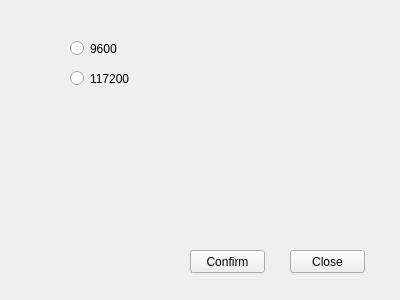
<?xml version="1.0" encoding="UTF-8"?>
<ui version="4.0">
 <class>Form</class>
 <widget class="QWidget" name="Form">
  <property name="geometry">
   <rect>
    <x>0</x>
    <y>0</y>
    <width>400</width>
    <height>300</height>
   </rect>
  </property>
  <property name="windowTitle">
   <string>Form</string>
  </property>
  <widget class="QPushButton" name="quiButton">
   <property name="geometry">
    <rect>
     <x>290</x>
     <y>250</y>
     <width>75</width>
     <height>23</height>
    </rect>
   </property>
   <property name="text">
    <string>Close</string>
   </property>
  </widget>
  <widget class="QRadioButton" name="serial9600">
   <property name="geometry">
    <rect>
     <x>70</x>
     <y>40</y>
     <width>81</width>
     <height>17</height>
    </rect>
   </property>
   <property name="text">
    <string>9600</string>
   </property>
  </widget>
  <widget class="QRadioButton" name="serial117200">
   <property name="geometry">
    <rect>
     <x>70</x>
     <y>70</y>
     <width>82</width>
     <height>17</height>
    </rect>
   </property>
   <property name="text">
    <string>117200</string>
   </property>
  </widget>
  <widget class="QPushButton" name="confirmButton">
   <property name="geometry">
    <rect>
     <x>190</x>
     <y>250</y>
     <width>75</width>
     <height>23</height>
    </rect>
   </property>
   <property name="text">
    <string>Confirm</string>
   </property>
  </widget>
 </widget>
 <resources/>
 <connections>
  <connection>
   <sender>quiButton</sender>
   <signal>clicked()</signal>
   <receiver>Form</receiver>
   <slot>close()</slot>
   <hints>
    <hint type="sourcelabel">
     <x>287</x>
     <y>251</y>
    </hint>
    <hint type="destinationlabel">
     <x>199</x>
     <y>149</y>
    </hint>
   </hints>
  </connection>
 </connections>
</ui>
